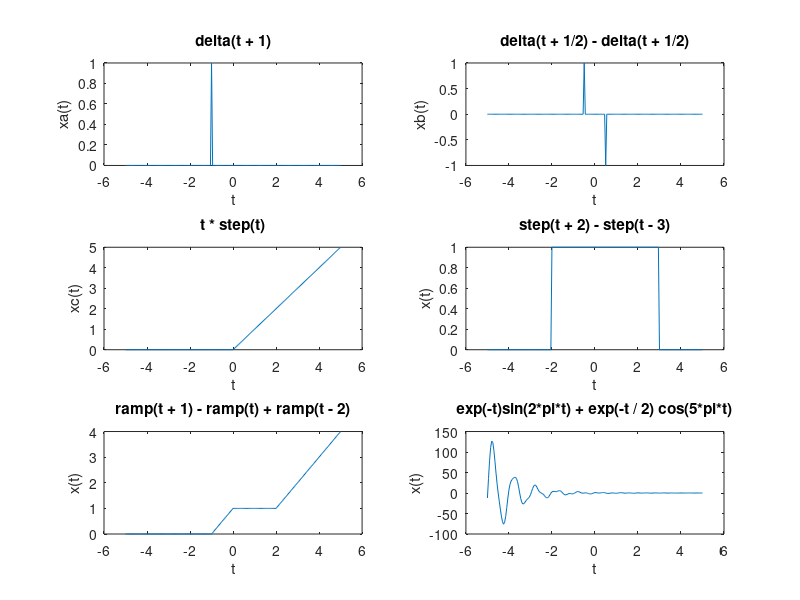

The MATLAB source for this figure:
clear all;
clc;
t = -5:0.05:5;
for i = 1:length(t)
    if(t(i) == -1)
        xa(i) = 1
    else
        xa(i) = 0
    end
end
subplot(3,2,1)
plot(t,xa)
xlabel('t')
ylabel('xa(t)')
title('delta(t + 1)')

subplot(3,2,2)
for i = 1:length(t)
    if(t(i) == -1/2)
        xb1(i) = 1
        xb2(i) = 0
    elseif(t(i) == 1/2)
        xb2(i) = 1
        xb1(i) = 0
    else
        xb1(i) = 0
        xb2(i) = 0
    end
end
xb = xb1 - xb2
plot(t, xb)
xlabel('t')
ylabel('xb(t)')
title('delta(t + 1/2) - delta(t + 1/2)')

subplot(3,2,3)
for i = 1:length(t)
    if(t(i) < 0)
        step(i) = 0
    else
        step(i) = 1
    end
end
xc = t .* step;
plot(t,xc)
xlabel('t')
ylabel('xc(t)')
title('t * step(t)')

subplot(3,2,4)
for i = 1:length(t)
    if(t(i) < -2)
        step1(i) = 0
    else
        step1(i) = 1
    end
    if(t(i) < 3)
        step2(i) = 0
    else
        step2(i) = 1
    end
end
xd = step1 - step2
plot(t,xd)
xlabel('t')
ylabel('x(t)')
title('step(t + 2) - step(t - 3)')

subplot(3,2,5)
for i = 1:length(t)
    if(t(i) < -1)
        ramp1(i) = 0;
    else
        ramp1(i) = t(i) + 1;
    end
    if(t(i) < 0)
        ramp2(i) = 0;
    else
        ramp2(i) = t(i);
    end
    if(t(i) >= 2)
        ramp3(i) = t(i) - 2;
    else
        ramp3(i) = 0;
    end
end
xe = ramp1 - ramp2 + ramp3;
plot(t,xe)
xlabel('t')
ylabel('x(t)')
title('ramp(t + 1) - ramp(t) + ramp(t - 2)')

subplot(3,2,6)
xf = (exp(-t) .* sin(2 * pi * t)) + (exp(-t / 2) .* cos(5 * pi *t));
plot(t,xf)
xlabel('t')
ylabel('x(t)')
title('exp(-t)sin(2*pi*t) + exp(-t / 2) cos(5*pi*t)')
